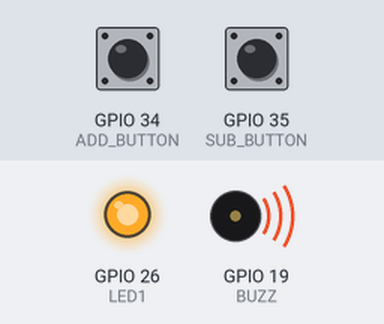
Bench run of a program on a simulated ESP32. Shown: output pins drawn as LEDs (lit = HIGH), buzzer (waves = sounding, pin HIGH). Dashed ring = blinking. The test bench sets the inputs (shaded band); at power-on: GPIO 34 (ADD_BUTTON) HIGH, GPIO 35 (SUB_BUTTON) HIGH. What the program prints to the serial monitor is not drawn.

Above: at 1.2 s.
1.3 s: GPIO 34 (ADD_BUTTON) pulled LOW for 0.15 s
At 2.7 s:
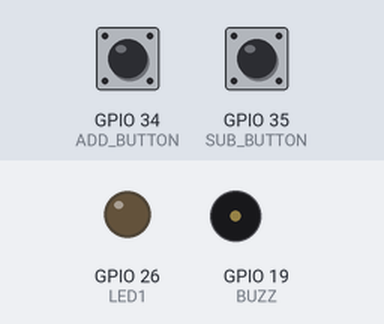
4.3 s: GPIO 35 (SUB_BUTTON) pulled LOW for 0.15 s
7.3 s: GPIO 34 (ADD_BUTTON) driven LOW and GPIO 35 (SUB_BUTTON) driven LOW
10.3 s: GPIO 34 (ADD_BUTTON) pulsed HIGH 5 times (0.12 s each, 0.3 s apart)
At 11.2 s:
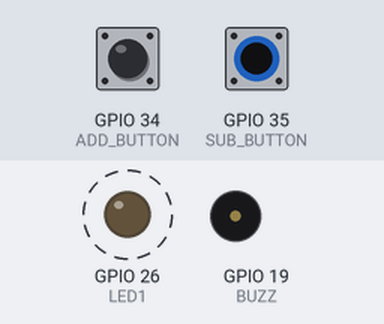
Timing chart, 0 to 15.8 s (numbered marks = the images above; inputs shaded):
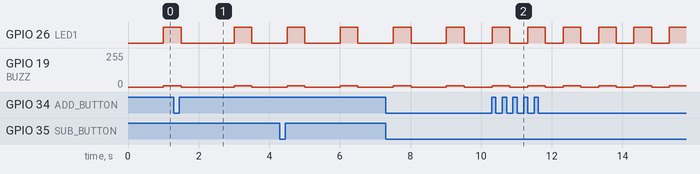

Measured:
- after the input at 10.3 s, GPIO 26 (LED1): alternates HIGH for 0.50 s and LOW for 0.50 s, starting at once; GPIO 19 (BUZZ): alternates 10/255 for 0.50 s and 0/255 for 0.50 s, starting at once
- by itself, GPIO 26 (LED1): alternates HIGH for 0.50 s and LOW for 1.0 s
- by itself, GPIO 19 (BUZZ): alternates 10/255 for 0.50 s and 0/255 for 1.0 s

The program:

main.cpp
```cpp
#include <Arduino.h>

#define LED1 26
#define BUZZ 19
#define ADD_BUTTON 34
#define SUB_BUTTON 35

void setup() {
    pinMode(LED1, OUTPUT);
    pinMode(BUZZ, OUTPUT);
    pinMode(ADD_BUTTON, INPUT_PULLUP);
    pinMode(SUB_BUTTON, INPUT_PULLUP);
    Serial.begin(115200);
}

unsigned long last_now = millis();
unsigned long active_buzzer_time = 0;
unsigned long now;
unsigned long silence_time = 1000;
unsigned long loud_time = 500;
bool SET = false;
unsigned add_pressed = 0;
unsigned sub_pressed = 0;
bool pressed = false;
const unsigned debounce_time = 10;

void buzz_buzz () {
    analogWrite(BUZZ, 100);
    delay(1000);
    analogWrite(BUZZ, 0);
}

void loop() {
    now = millis();
//    if (now % 1000 < 10){
//        Serial.print("now: ");
//        Serial.print(now);
//        Serial.print("      last+silence_time: ");
//        Serial.println(last_now + silence_time);
//    }
    if ( (!SET && last_now + silence_time < now) || (SET && last_now + loud_time < now) ) {
        Serial.print("now: ");
        Serial.print(now);
        Serial.print("      last+silence_time: ");
        Serial.println(last_now + silence_time);
        Serial.println(SET);
        if (SET) {
            digitalWrite(LED1, LOW);
            analogWrite(BUZZ, 0);
        } else {
            digitalWrite(LED1, HIGH);
            analogWrite(BUZZ, 10);
        }
        SET = !SET;
        last_now = now;
    }
    if ( digitalRead(ADD_BUTTON) == LOW && digitalRead(SUB_BUTTON) == LOW) {
        add_pressed = 0;
        sub_pressed = 0;
        Serial.println("Both pressed");
    } else {

        /// Handle ADD button
        if ( digitalRead(ADD_BUTTON) == LOW ) {
            add_pressed++;

        } else {
            add_pressed = 0;
        }
        if ( digitalRead(ADD_BUTTON) == LOW && add_pressed > 5 && !pressed ) {
            delay(debounce_time);
            if ( digitalRead(ADD_BUTTON) == LOW ) {
                silence_time += 500;
                pressed = true;
                Serial.print("Add - new value: ");
                Serial.println(silence_time);
            }
        }
        /// Handle SUB button
        if ( digitalRead(SUB_BUTTON) == LOW ) {
            sub_pressed++;

        } else {
            sub_pressed = 0;
        }
        if ( digitalRead(SUB_BUTTON) == LOW && sub_pressed > 5 && !pressed ) {
            delay(debounce_time);
            if ( digitalRead(SUB_BUTTON) == LOW ) {
                silence_time -= 500;
                pressed = true;
                Serial.print("Sub - new value: ");
                Serial.println(silence_time);
            }
        }
    }
    if ( pressed && digitalRead(ADD_BUTTON) == HIGH && digitalRead(SUB_BUTTON) == HIGH) {
        pressed = false;
        Serial.println("Reset");
    }
}
```
